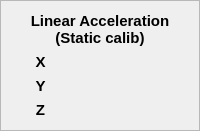
             <widget class="QFrame" name="acc_static_calib_frame">
              <property name="sizePolicy">
               <sizepolicy hsizetype="Preferred" vsizetype="Expanding">
                <horstretch>0</horstretch>
                <verstretch>0</verstretch>
               </sizepolicy>
              </property>
              <property name="minimumSize">
               <size>
                <width>160</width>
                <height>0</height>
               </size>
              </property>
              <property name="frameShape">
               <enum>QFrame::StyledPanel</enum>
              </property>
              <property name="frameShadow">
               <enum>QFrame::Raised</enum>
              </property>
              <layout class="QGridLayout" name="gridLayout_6">
               <item row="0" column="0" colspan="3">
                <widget class="QLabel" name="acc_static_calib_frame_title">
                 <property name="font">
                  <font>
                   <pointsize>11</pointsize>
                   <weight>75</weight>
                   <bold>true</bold>
                  </font>
                 </property>
                 <property name="text">
                  <string>Linear Acceleration
(Static calib)</string>
                 </property>
                 <property name="alignment">
                  <set>Qt::AlignCenter</set>
                 </property>
                </widget>
               </item>
               <item row="1" column="1" colspan="2">
                <widget class="QLabel" name="acc_static_calib_x_value">
                 <property name="font">
                  <font>
                   <pointsize>12</pointsize>
                  </font>
                 </property>
                 <property name="text">
                  <string>&lt;value&gt;</string>
                 </property>
                 <property name="alignment">
                  <set>Qt::AlignCenter</set>
                 </property>
                </widget>
               </item>
               <item row="2" column="0">
                <widget class="QLabel" name="acc_static_calib_y_text">
                 <property name="font">
                  <font>
                   <pointsize>11</pointsize>
                   <weight>75</weight>
                   <bold>true</bold>
                  </font>
                 </property>
                 <property name="text">
                  <string>Y</string>
                 </property>
                 <property name="alignment">
                  <set>Qt::AlignCenter</set>
                 </property>
                </widget>
               </item>
               <item row="1" column="0">
                <widget class="QLabel" name="acc_static_calib_x_text">
                 <property name="font">
                  <font>
                   <pointsize>11</pointsize>
                   <weight>75</weight>
                   <bold>true</bold>
                  </font>
                 </property>
                 <property name="text">
                  <string>X</string>
                 </property>
                 <property name="alignment">
                  <set>Qt::AlignCenter</set>
                 </property>
                </widget>
               </item>
               <item row="3" column="0">
                <widget class="QLabel" name="acc_static_calib_z_text">
                 <property name="font">
                  <font>
                   <pointsize>11</pointsize>
                   <weight>75</weight>
                   <bold>true</bold>
                  </font>
                 </property>
                 <property name="text">
                  <string>Z</string>
                 </property>
                 <property name="alignment">
                  <set>Qt::AlignCenter</set>
                 </property>
                </widget>
               </item>
               <item row="3" column="1" colspan="2">
                <widget class="QLabel" name="acc_static_calib_z_value">
                 <property name="font">
                  <font>
                   <pointsize>12</pointsize>
                  </font>
                 </property>
                 <property name="text">
                  <string>&lt;value&gt;</string>
                 </property>
                 <property name="alignment">
                  <set>Qt::AlignCenter</set>
                 </property>
                </widget>
               </item>
               <item row="2" column="1" colspan="2">
                <widget class="QLabel" name="acc_static_calib_y_value">
                 <property name="font">
                  <font>
                   <pointsize>12</pointsize>
                  </font>
                 </property>
                 <property name="text">
                  <string>&lt;value&gt;</string>
                 </property>
                 <property name="alignment">
                  <set>Qt::AlignCenter</set>
                 </property>
                </widget>
               </item>
              </layout>
             </widget>
